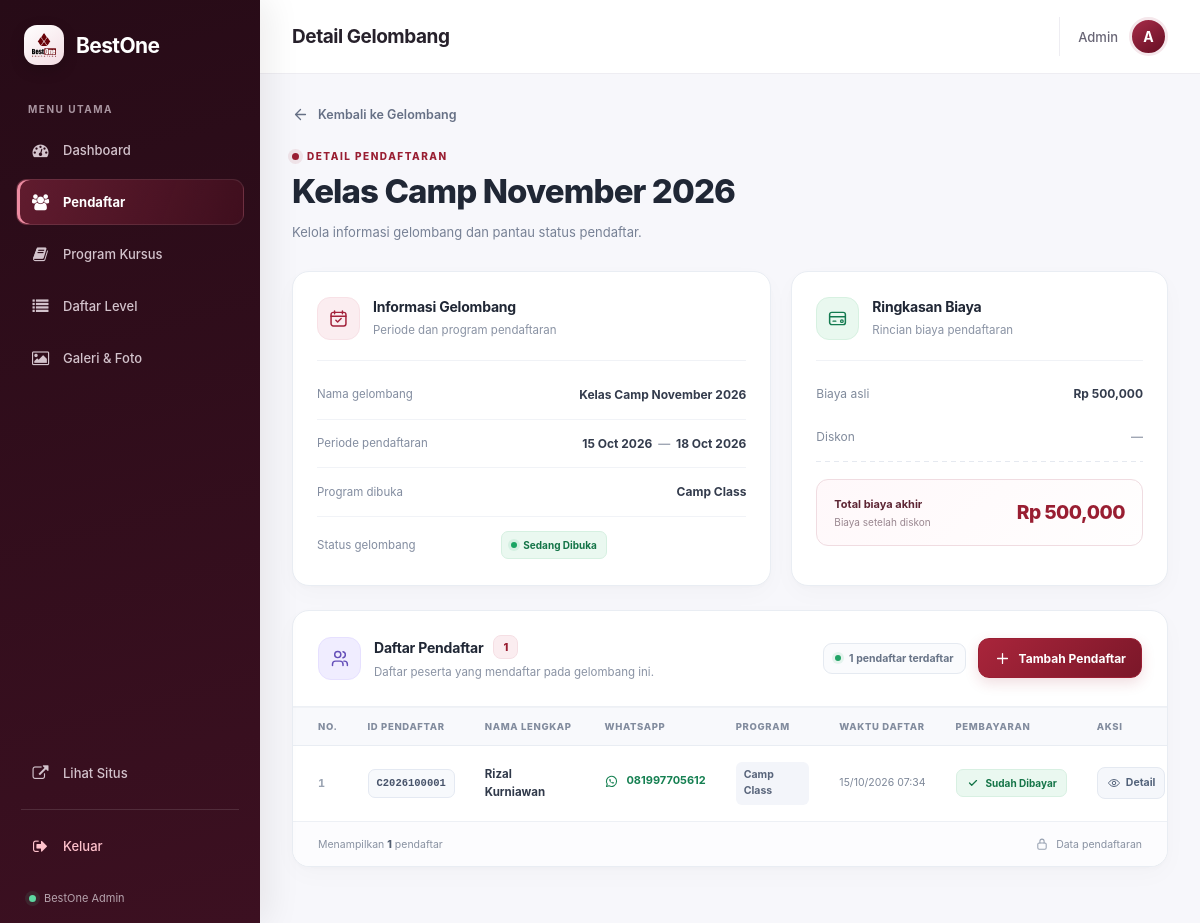
The page /admin/pendaftar/detail/2 (signed in) on the database as committed earlier.
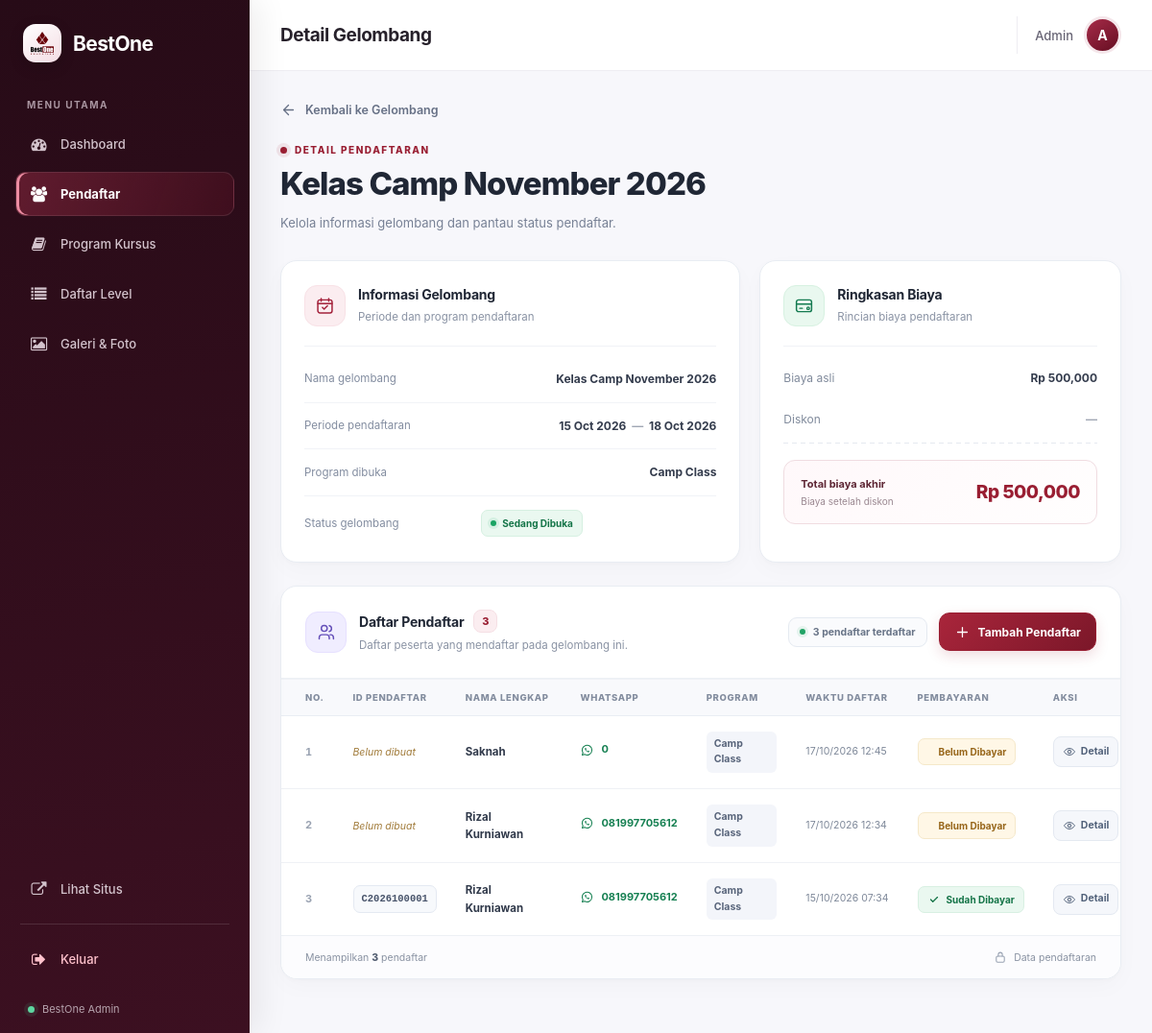
The same page on the database as committed later.
### models/database.py (models this page shows, shortened)
class Periode(db.Model):
    __tablename__ = 'periode'
    id = db.Column(db.Integer, primary_key=True)
    nama = db.Column(db.String(100), nullable=False)
    mulai = db.Column(db.DateTime)
    selesai = db.Column(db.DateTime)
    kelas_mulai = db.Column(db.DateTime)
    program_dibuka = db.Column(db.String(255))
    level_dibuka = db.Column(db.Text, nullable=True)
    biaya = db.Column(db.Integer)
    diskon = db.Column(db.Integer)
    link_grup_wa = db.Column(db.String(255))
    dibuat_pada = db.Column(db.DateTime, default=db.func.now())
    pendaftar = db.relationship('Pendaftar', backref='periode', lazy=True, cascade='all, delete-orphan')
    @property
    def biaya_akhir(self):
        if not self.biaya:
            return 0
        if not self.diskon:
            return self.biaya
        return int(self.biaya * (100 - self.diskon) / 100)
    @property
    def sedang_aktif(self):
        from datetime import datetime
        sekarang = datetime.now()
        if self.mulai and self.selesai:
            return self.mulai <= sekarang <= self.selesai
        if self.mulai:
            return sekarang >= self.mulai
        if self.selesai:
            return sekarang <= self.selesai
        return False

class Pendaftar(db.Model):
    __tablename__ = 'pendaftar'
    id = db.Column(db.Integer, primary_key=True)
    periode_id = db.Column(db.Integer, db.ForeignKey('periode.id'), nullable=False)
    nama = db.Column(db.String(100), nullable=False)
    whatsapp = db.Column(db.String(20))
    program = db.Column(db.String(100))
    level = db.Column(db.String(20), nullable=True)
    email = db.Column(db.String(100), nullable=True)
    alamat = db.Column(db.Text, nullable=True)
    jenis_kelamin = db.Column(db.String(10))
    tempat_lahir = db.Column(db.String(100))
    tanggal_lahir = db.Column(db.Date)
    nomor_identitas = db.Column(db.String(50))
    telepon = db.Column(db.String(20))
    provinsi = db.Column(db.String(100))
    kabupaten = db.Column(db.String(100))
    kecamatan = db.Column(db.String(100))
    kelurahan = db.Column(db.String(100))
    pendidikan = db.Column(db.String(50))
    tujuan_belajar = db.Column(db.String(50))
    sumber_info = db.Column(db.String(50))
    catatan = db.Column(db.Text, nullable=True)
    waktu_daftar = db.Column(db.DateTime, default=db.func.now())
    status = db.Column(db.String(20), default='Baru')
    id_pendaftar = db.Column(db.String(20), unique=True)
    sudah_bayar = db.Column(db.Boolean, default=False)

### routes/admin/pendaftar.py (the view)
@pendaftar_bp.route('/pendaftar/detail/<int:periode_id>')
def detail(periode_id):
    cek = cek_login()
    if cek: return cek
    periode = Periode.query.get_or_404(periode_id)
    daftar_pendaftar = Pendaftar.query.filter_by(periode_id=periode.id).order_by(Pendaftar.waktu_daftar.desc()).all()
    return render_template('admin/detail_pendaftar.html',
        halaman='pendaftar',
        periode=periode,
        daftar_pendaftar=daftar_pendaftar
    )

### templates/admin/detail_pendaftar.html (shortened to what this page needs)
{% extends "admin/base_admin.html" %}
{% block judul_halaman %}Detail Gelombang{% endblock %}
{% block isi %}
<div class="detail-gelombang">
  <header class="dg-header">
    <div class="dg-header-kiri">
      <a href="{{ url_for('admin_pendaftar.pendaftar') }}" class="dg-btn-kembali">
        <svg viewBox="0 0 24 24" fill="none" aria-hidden="true">
          <path d="M19 12H5M12 19l-7-7 7-7"
                stroke="currentColor" stroke-width="1.8"
                stroke-linecap="round" stroke-linejoin="round"/>
        </svg>
        <span>Kembali ke Gelombang</span>
      </a>
      <div class="dg-judul-wrapper">
        <div class="dg-eyebrow">
          <span class="dg-eyebrow-dot"></span>
          DETAIL PENDAFTARAN
        </div>
        <h1>{{ periode.nama }}</h1>
        <p>Kelola informasi gelombang dan pantau status pendaftar.</p>
      </div>
    </div>
  </header>
  <section class="dg-ringkasan">
    <article class="dg-card dg-card-info">
      <div class="dg-card-heading">
        <div class="dg-card-icon dg-icon-merah">
        </div>
        <div>
          <h2>Informasi Gelombang</h2>
          <p>Periode dan program pendaftaran</p>
        </div>
      </div>
      <div class="dg-info-list">
        <div class="dg-info-row">
          <span class="dg-info-label">Nama gelombang</span>
          <strong class="dg-info-value">{{ periode.nama }}</strong>
        </div>
        <div class="dg-info-row">
          <span class="dg-info-label">Periode pendaftaran</span>
          <strong class="dg-info-value">
            {% if periode.mulai and periode.selesai %}
              {{ periode.mulai.strftime('%d %b %Y') }}
              <span class="dg-sampai">—</span>
              {{ periode.selesai.strftime('%d %b %Y') }}
            {% else %}
              —
            {% endif %}
          </strong>
        </div>
        <div class="dg-info-row">
          <span class="dg-info-label">Program dibuka</span>
          <strong class="dg-info-value">{{ periode.program_dibuka }}</strong>
        </div>
        <div class="dg-info-row dg-info-row-status">
          <span class="dg-info-label">Status gelombang</span>
          {% if periode.sedang_aktif %}
            <span class="dg-badge dg-badge-aktif">
              <span class="dg-status-dot"></span>
              Sedang Dibuka
            </span>
          {% else %}
            <span class="dg-badge dg-badge-tutup">
              <span class="dg-status-dot"></span>
              Tertutup / Belum Mulai
            </span>
          {% endif %}
        </div>
      </div>
    </article>
    <article class="dg-card dg-card-biaya">
      <div class="dg-card-heading">
        <div class="dg-card-icon dg-icon-hijau">
        </div>
        <div>
          <h2>Ringkasan Biaya</h2>
          <p>Rincian biaya pendaftaran</p>
        </div>
      </div>
      <div class="dg-biaya-list">
        <div class="dg-biaya-row">
          <span>Biaya asli</span>
          <strong>Rp {{ "{:,}".format(periode.biaya or 0) }}</strong>
        </div>
        <div class="dg-biaya-row">
          <span>Diskon</span>
          {% if periode.diskon %}
            <span class="dg-diskon">-{{ periode.diskon }}%</span>
          {% else %}
            <strong class="dg-nilai-netral">—</strong>
          {% endif %}
        </div>
        <div class="dg-biaya-pemisah"></div>
        <div class="dg-biaya-total">
          <div>
            <span>Total biaya akhir</span>
            <small>Biaya setelah diskon</small>
          </div>
          <strong>Rp {{ "{:,}".format(periode.biaya_akhir) }}</strong>
        </div>
      </div>
    </article>
  </section>
  <section class="dg-card dg-card-pendaftar">
    <div class="dg-pendaftar-heading">
      <div class="dg-pendaftar-title">
        <div class="dg-card-icon dg-icon-ungu">
        </div>
        <div>
          <div class="dg-pendaftar-title-line">
            <h2>Daftar Pendaftar</h2>
            <span class="dg-count">{{ daftar_pendaftar|length }}</span>
          </div>
          <p>Daftar peserta yang mendaftar pada gelombang ini.</p>
        </div>
      </div>
      <div class="dg-pendaftar-header-actions">
        <div class="dg-total-pendaftar">
          <span class="dg-total-dot"></span>
          {{ daftar_pendaftar|length }} pendaftar terdaftar
        </div>
        <a
          href="{{ url_for('admin_pendaftar.tambah_manual', periode_id=periode.id) }}"
          class="dg-btn-tambah-pendaftar"
        >
          <svg viewBox="0 0 24 24" fill="none" aria-hidden="true">
            <path
              d="M12 5v14M5 12h14"
              stroke="currentColor"
              stroke-width="1.8"
              stroke-linecap="round"
            />
          </svg>
          <span>Tambah Pendaftar</span>
        </a>
      </div>
    </div>
    <div class="dg-tabel-scroll">
      <table class="dg-tabel">
        <thead>
          <tr>
            <th class="dg-th-no">No.</th>
            <th>ID Pendaftar</th>
            <th>Nama Lengkap</th>
            <th>WhatsApp</th>
            <th>Program</th>
            <th>Waktu Daftar</th>
            <th>Pembayaran</th>
            <th class="dg-th-aksi">Aksi</th>
          </tr>
        </thead>
        <tbody>
          {% if daftar_pendaftar %}
            {% for p in daftar_pendaftar %}
            <tr>
              <td class="dg-nomor">{{ loop.index }}</td>
              <td>
                {% if p.sudah_bayar %}
                  <span class="dg-id-pendaftar">{{ p.id_pendaftar }}</span>
                {% else %}
                  <span class="dg-id-belum">Belum dibuat</span>
                {% endif %}
              </td>
              <td>
                <div class="dg-nama-pendaftar">{{ p.nama }}</div>
              </td>
              <td>
                <a href="https://wa.me/{{ p.whatsapp | replace('-','') | replace(' ','') }}"
                   target="_blank"
                   rel="noopener noreferrer"
                   class="dg-link-wa">
                  {{ p.whatsapp }}
                </a>
              </td>
              <td>
                <span class="dg-program">{{ p.program }}</span>
              </td>
              <td class="dg-waktu">
                {{ p.waktu_daftar.strftime('%d/%m/%Y %H:%M') if p.waktu_daftar else '-' }}
              </td>
              <td>
                {% if p.sudah_bayar %}
                  <span class="dg-badge dg-badge-lunas">
                    <svg viewBox="0 0 20 20" fill="none" aria-hidden="true">
                      <path d="m5 10 3.2 3.2L15 6.5"
                            stroke="currentColor" stroke-width="1.8"
                            stroke-linecap="round" stroke-linejoin="round"/>
                    </svg>
                    Sudah Dibayar
                  </span>
                {% else %}
                  <span class="dg-badge dg-badge-menunggu">
                    <span class="dg-status-dot"></span>
                    Belum Dibayar
                  </span>
                {% endif %}
              </td>
              <td class="dg-aksi">
                <div class="dg-aksi-group">
                  <a href="{{ url_for(
                                'admin_pendaftar.detail_data',
                                pendaftar_id=p.id
                            ) }}"
                    class="dg-btn-aksi dg-btn-detail"
                    title="Detail gelombang"
                    aria-label="Detail gelombang">
                    <svg viewBox="0 0 24 24" fill="none" aria-hidden="true">
                      <path d="M2.5 12s3.5-6 9.5-6 9.5 6 9.5 6-3.5 6-9.5 6-9.5-6-9.5-6Z"
                            stroke="currentColor" stroke-width="1.7"
                            stroke-linejoin="round"/>
                      <circle cx="12" cy="12" r="3"
                              stroke="currentColor" stroke-width="1.7"/>
                    </svg>
                    <span>Detail</span>
                  </a>
                </div>
              </td>
            </tr>
            {% endfor %}
          {% endif %}
        </tbody>
      </table>
    </div>
    <footer class="dg-tabel-footer">
      <span>
        Menampilkan <strong>{{ daftar_pendaftar|length }}</strong> pendaftar
      </span>
      <span class="dg-footer-secure">
        <svg viewBox="0 0 20 20" fill="none" aria-hidden="true">
          <rect x="4" y="8.5" width="12" height="9" rx="2"
                stroke="currentColor" stroke-width="1.5"/>
          <path d="M7 8.5V6a3 3 0 0 1 6 0v2.5"
                stroke="currentColor" stroke-width="1.5"
                stroke-linecap="round"/>
        </svg>
        Data pendaftaran
      </span>
    </footer>
  </section>
</div>
{% endblock %}

### templates/admin/base_admin.html (shortened to what this page needs)
<!DOCTYPE html>
<html lang="id">
<head>
  <link rel="stylesheet" href="https://cdnjs.cloudflare.com/ajax/libs/font-awesome/4.7.0/css/font-awesome.min.css">
  <link rel="stylesheet" href="{{ url_for('static', filename='css/admin/base.css') }}">
</head>
<body>
  <div class="admin-wrapper">
    <aside class="sidebar" id="sidebar">
      <div class="sidebar-inner">
        <a href="{{ url_for('admin_dashboard.dashboard') }}" class="sidebar-logo">
          <span class="logo-mark"><img src="{{ url_for('static', filename='img/logo.png') }}" alt="Logo BestOne"></span>
          <span class="logo-text">BestOne</span>
        </a>
        <div class="sidebar-label">MENU UTAMA</div>
        <nav class="sidebar-menu">
          <ul>
            <li>
              <a href="{{ url_for('admin_dashboard.dashboard') }}"
                class="menu-link {% if halaman == 'dashboard' %}aktif{% endif %}">
                <i class="fa fa-tachometer"></i>
                <span>Dashboard</span>
              </a>
            </li>
            <li>
              <a href="{{ url_for('admin_pendaftar.pendaftar') }}"
                class="menu-link {% if halaman == 'pendaftar' %}aktif{% endif %}">
                <i class="fa fa-users"></i>
                <span>Pendaftar</span>
              </a>
            </li>
            <li>
              <a href="{{ url_for('admin_program.daftar_program') }}"
                class="menu-link {% if halaman == 'program' %}aktif{% endif %}">
                <i class="fa fa-book"></i>
                <span>Program Kursus</span>
              </a>
            </li>
            <li>
              <a href="{{ url_for('admin_level.daftar_level') }}"
                class="menu-link {% if halaman == 'daftar_level' %}aktif{% endif %}">
                <i class="fa fa-list"></i>
                <span>Daftar Level</span>
              </a>
            </li>
            <li>
              <a href="#" class="menu-link">
                <i class="fa fa-picture-o"></i>
                <span>Galeri &amp; Foto</span>
              </a>
            </li>
          </ul>
        </nav>
        <div class="sidebar-footer">
          <a href="/" class="menu-link">
            <i class="fa fa-external-link"></i>
            <span>Lihat Situs</span>
          </a>
          <div class="sidebar-divider"></div>
          <a href="{{ url_for('login.login') }}" class="menu-link keluar">
            <i class="fa fa-sign-out"></i>
            <span>Keluar</span>
          </a>
          <div class="sidebar-version">
            <span class="status-dot"></span>
            BestOne Admin
          </div>
        </div>
      </div>
    </aside>
    <div class="konten-wrapper">
      <header class="header-atas">
        <div class="header-inner">
          <h2 class="judul-halaman">{% block judul_halaman %}Dashboard{% endblock %}</h2>
          <div class="admin-info">
            <span class="admin-nama">Admin</span>
            <div class="admin-avatar">A</div>
          </div>
        </div>
      </header>
      <main class="isi-halaman">
        {% block isi %}{% endblock %}
      </main>
    </div>
  </div>
</body>
</html>

Rows that differ between the two databases and show on the page:
added Pendaftar: sudah_bayar "Belum dibuat", nama "Saknah", whatsapp "0", program "Camp Class", waktu_daftar "17/10/2026 12:45"
added Pendaftar: sudah_bayar "Belum dibuat", nama "Rizal Kurniawan", whatsapp "081997705612", program "Camp Class", waktu_daftar "17/10/2026 12:34"
Other text that changed with them:
{{ daftar_pendaftar|length }}: "1" → "3"
